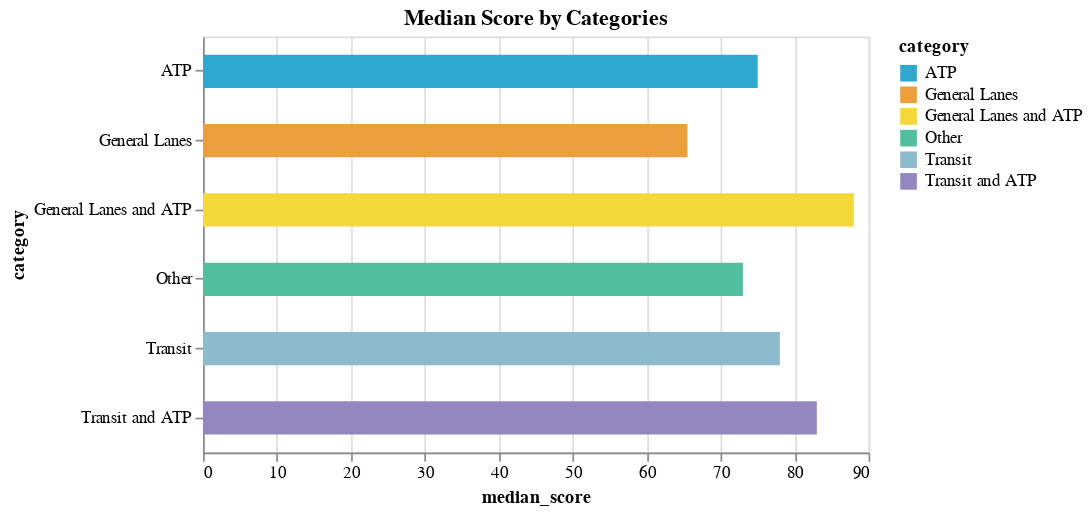

Notebook code for this chart:
### Markdown cell above
* Use the function to create a chart out of the aggregated dataset.

### Code cell
create_chart(agg1, "median_score")

### Figure 1 — Vega-Lite specification as saved in the notebook (floating-point values rounded to 4 significant figures)
{"config": {"view": {"continuousWidth": 300, "continuousHeight": 300}}, "data": {"name": "data-40fa33db4fa0a4f36501281ebdc76bbe"}, "mark": {"type": "bar", "size": 20}, "encoding": {"color": {"field": "category", "scale": {"range": ["#2EA8CE", "#EB9F3C", "#F4D837", "#51BF9D", "#8CBCCB", "#9487C0"]}, "type": "nominal"}, "tooltip": [{"field": "category", "type": "nominal"}, {"field": "median_score", "type": "quantitative"}, {"field": "median_project_cost", "type": "quantitative"}, {"field": "total_projects", "type": "quantitative"}], "x": {"field": "median_score", "type": "quantitative"}, "y": {"field": "category", "type": "nominal"}}, "height": 250, "title": "Median Score by Categories", "width": 400, "$schema": "https://vega.github.io/schema/vega-lite/v5.14.1.json", "datasets": {"data-40fa33db4fa0a4f36501281ebdc76bbe": [{"category": "ATP", "median_score": 75.0, "median_project_cost": 6239000.0, "total_projects": 11}, {"category": "General Lanes", "median_score": 65.5, "median_project_cost": 4172000.0, "total_projects": 2}, {"category": "General Lanes and ATP", "median_score": 88.0, "median_project_cost": 8664000.0, "total_projects": 2}, {"category": "Other", "median_score": 73.0, "median_project_cost": 5232000.0, "total_projects": 20}, {"category": "Transit", "median_score": 78.0, "median_project_cost": 3511000.0, "total_projects": 8}, {"category": "Transit and ATP", "median_score": 83.0, "median_project_cost": 7286000.0, "total_projects": 1}]}}
